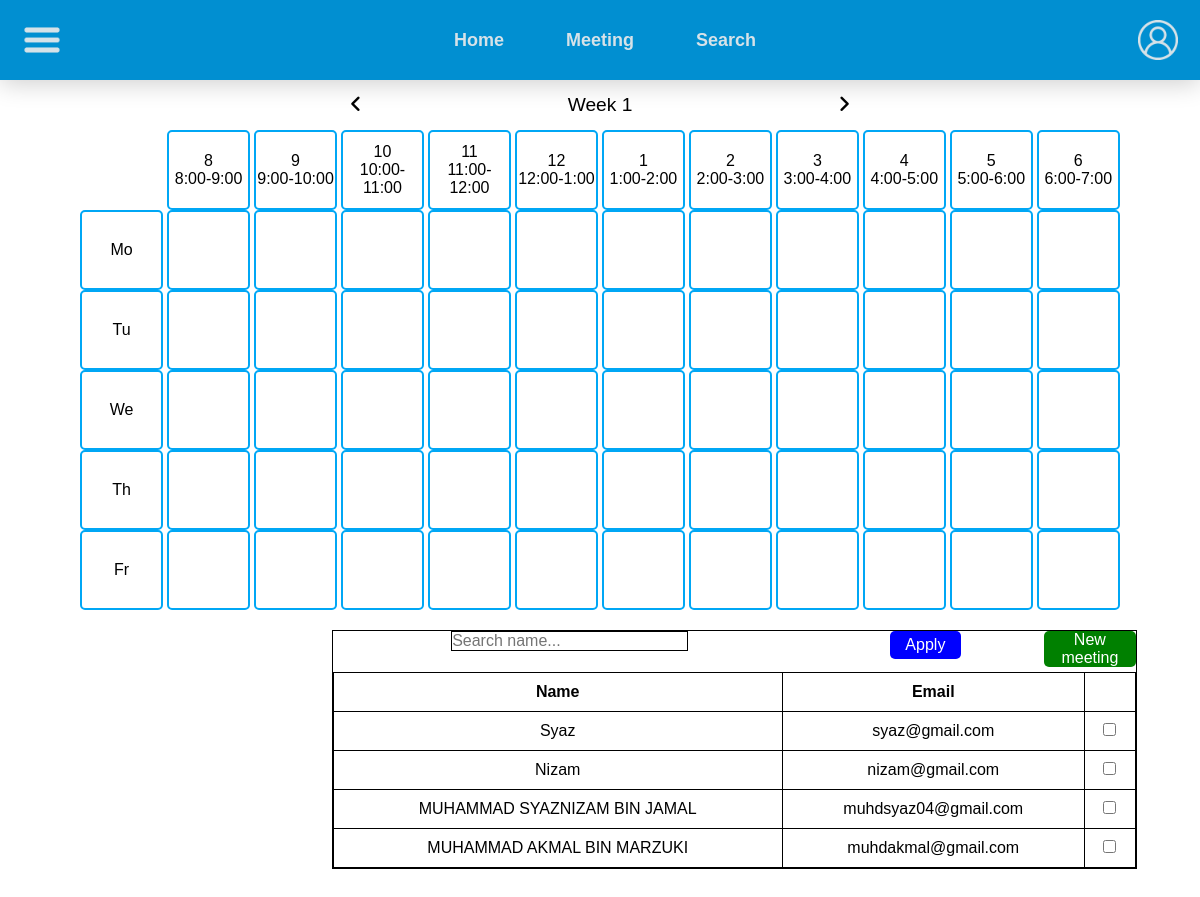
Page /dean_search.php (signed in) on the committed database.
### tables this page shows
CREATE TABLE `userinfo` (
  `user_id` int(11) NOT NULL,
  `user_name` varchar(255) NOT NULL,
  `user_email` varchar(255) NOT NULL,
  `user_password` varchar(255) NOT NULL,
  `user_type` varchar(10) NOT NULL
);

### dean_search.php (the view, shortened to what this page needs)
<?php
    include 'config.php';
?>
<!DOCTYPE HTML>
<html lang="en">
    <head>
        <link rel="stylesheet" href="https://cdnjs.cloudflare.com/ajax/libs/font-awesome/6.6.0/css/all.min.css" />
        <link rel="stylesheet" href="./css/Home.css">
    </head>
    <body>
        <header>
            <img style="height:40px;
                        margin-left:10px;
                        cursor:pointer;
                        color:white;"
                        src="images/hamburger_icon.png" class="hamburger-pic" onclick="toggleHamburger()"
            />
            <nav>
                <ul>
                    <li><a href="dean_index.php">Home</a></li>
                    <li><a href="dean_meeting.php">Meeting</a></li>
                    <li><a href="dean_search.php">Search</a></li>
                </ul>
            </nav>
            <img style="height:40px;
                margin-right:10px;
                cursor:pointer;"
                src="images/user-icon_master.png" class="user-pic" onclick="toggleMenu()"
            />
        </header>
        <div class="content_container">
            <div class="timetable">
                <div class="week">
                    <i class="fa fa-angle-left prev" onclick="changeWeek(-1)"></i>
                    <div class="date" id="weekNumber">Week 1</div>
                    <i class="fa fa-angle-right next" onclick="changeWeek(1)"></i>
                </div>
                <div class="timetable-container" id="timetableContent">
                    <div class="blank-cell" id="blank"></div>
                    <div>8<br>8:00-9:00</div>
                    <div>9<br>9:00-10:00</div>
                    <div>10<br>10:00-11:00</div>
                    <div>11<br>11:00-12:00</div>
                    <div>12<br>12:00-1:00</div>
                    <div>1<br>1:00-2:00</div>
                    <div>2<br>2:00-3:00</div>
                    <div>3<br>3:00-4:00</div>
                    <div>4<br>4:00-5:00</div>
                    <div>5<br>5:00-6:00</div>
                    <div>6<br>6:00-7:00</div>
                    <div class="day">Mo</div>
                    <div class="day" id="1" onclick="showDialog(1)" data-hidden-value="Monday-8"></div>
                    <div class="day" id="2" onclick="showDialog(2)" data-hidden-value="Monday-9"></div>
                    <div class="day" id="3" onclick="showDialog(3)" data-hidden-value="Monday-10"></div>
                    <div class="day" id="4" onclick="showDialog(4)" data-hidden-value="Monday-11"></div>
                    <div class="day" id="5" onclick="showDialog(5)" data-hidden-value="Monday-12"></div>
                    <div class="day" id="6" onclick="showDialog(6)" data-hidden-value="Monday-1"></div>
                    <div class="day" id="7" onclick="showDialog(7)" data-hidden-value="Monday-2"></div>
                    <div class="day" id="8" onclick="showDialog(8)" data-hidden-value="Monday-3"></div>
                    <div class="day" id="9" onclick="showDialog(9)" data-hidden-value="Monday-4"></div>
                    <div class="day" id="10" onclick="showDialog(10)" data-hidden-value="Monday-5"></div>
                    <div class="day" id="11" onclick="showDialog(11)" data-hidden-value="Monday-6"></div>
                    <div class="day">Tu</div>
                    <div class="day" id="12" onclick="showDialog(12)" data-hidden-value="Tuesday-8"></div>
                    <div class="day" id="13" onclick="showDialog(13)" data-hidden-value="Tuesday-9"></div>
                    <div class="day" id="14" onclick="showDialog(14)" data-hidden-value="Tuesday-10"></div>
                    <div class="day" id="15" onclick="showDialog(15)" data-hidden-value="Tuesday-11"></div>
                    <div class="day" id="16" onclick="showDialog(16)" data-hidden-value="Tuesday-12"></div>
                    <div class="day" id="17" onclick="showDialog(17)" data-hidden-value="Tuesday-1"></div>
                    <div class="day" id="18" onclick="showDialog(18)" data-hidden-value="Tuesday-2"></div>
                    <div class="day" id="19" onclick="showDialog(19)" data-hidden-value="Tuesday-3"></div>
                    <div class="day" id="20" onclick="showDialog(20)" data-hidden-value="Tuesday-4"></div>
                    <div class="day" id="21" onclick="showDialog(21)" data-hidden-value="Tuesday-5"></div>
                    <div class="day" id="22" onclick="showDialog(22)" data-hidden-value="Tuesday-6"></div>
                    <div class="day">We</div>
                    <div class="day" id="23" onclick="showDialog(23)" data-hidden-value="Wednesday-8"></div>
                    <div class="day" id="24" onclick="showDialog(24)" data-hidden-value="Wednesday-9"></div>
                    <div class="day" id="25" onclick="showDialog(25)" data-hidden-value="Wednesday-10"></div>
                    <div class="day" id="26" onclick="showDialog(26)" data-hidden-value="Wednesday-11"></div>
                    <div class="day" id="27" onclick="showDialog(27)" data-hidden-value="Wednesday-12"></div>
                    <div class="day" id="28" onclick="showDialog(28)" data-hidden-value="Wednesday-1"></div>
                    <div class="day" id="29" onclick="showDialog(29)" data-hidden-value="Wednesday-2"></div>
                    <div class="day" id="30" onclick="showDialog(30)" data-hidden-value="Wednesday-3"></div>
                    <div class="day" id="31" onclick="showDialog(31)" data-hidden-value="Wednesday-4"></div>
                    <div class="day" id="32" onclick="showDialog(32)" data-hidden-value="Wednesday-5"></div>
                    <div class="day" id="33" onclick="showDialog(33)" data-hidden-value="Wednesday-6"></div>
                    <div class="day">Th</div>
                    <div class="day" id="34" onclick="showDialog(34)" data-hidden-value="Thursday-8"></div>
                    <div class="day" id="35" onclick="showDialog(35)" data-hidden-value="Thursday-9"></div>
                    <div class="day" id="36" onclick="showDialog(36)" data-hidden-value="Thursday-10"></div>
                    <div class="day" id="37" onclick="showDialog(37)" data-hidden-value="Thursday-11"></div>
                    <div class="day" id="38" onclick="showDialog(38)" data-hidden-value="Thursday-12"></div>
                    <div class="day" id="39" onclick="showDialog(39)" data-hidden-value="Thursday-1"></div>
                    <div class="day" id="40" onclick="showDialog(40)" data-hidden-value="Thursday-2"></div>
                    <div class="day" id="41" onclick="showDialog(41)" data-hidden-value="Thursday-3"></div>
                    <div class="day" id="42" onclick="showDialog(42)" data-hidden-value="Thursday-4"></div>
                    <div class="day" id="43" onclick="showDialog(43)" data-hidden-value="Thursday-5"></div>
                    <div class="day" id="44" onclick="showDialog(44)" data-hidden-value="Thursday-6"></div>
                    <div class="day">Fr</div>
                    <div class="day" id="45" onclick="showDialog(45)" data-hidden-value="Friday-8"></div>
                    <div class="day" id="46" onclick="showDialog(46)" data-hidden-value="Friday-9"></div>
                    <div class="day" id="47" onclick="showDialog(47)" data-hidden-value="Friday-10"></div>
                    <div class="day" id="48" onclick="showDialog(48)" data-hidden-value="Friday-11"></div>
                    <div class="day" id="49" onclick="showDialog(49)" data-hidden-value="Friday-12"></div>
                    <div class="day" id="50" onclick="showDialog(50)" data-hidden-value="Friday-1"></div>
                    <div class="day" id="51" onclick="showDialog(51)" data-hidden-value="Friday-2"></div>
                    <div class="day" id="52" onclick="showDialog(52)" data-hidden-value="Friday-3"></div>
                    <div class="day" id="53" onclick="showDialog(53)" data-hidden-value="Friday-4"></div>
                    <div class="day" id="54" onclick="showDialog(54)" data-hidden-value="Friday-5"></div>
                    <div class="day" id="55" onclick="showDialog(55)" data-hidden-value="Friday-6"></div>
                </div>
            </div>
            <form action="" method="GET">
                <div class="userList_container">
                    <div class="filter_container">
                        <div class="search_container">
                            <input type="search" id="search" placeholder="Search name...">
                        </div>
                        <div class="apply_container">
                            <button type="submit" id="apply "value="apply">Apply</button>
                        </div>
                        <a id="new-meeting" href="new-meeting.php">New meeting</a>
                    </div>
                    <table>
                        <thead>
                            <tr>
                                <th>Name</th>
                                <th>Email</th>
                                <th></th>
                            </tr>
                        </thead>
                        <tbody id="userTable">
                            <?php
                                $select_user = $conn->query("SELECT user_id, user_name, user_email FROM userinfo");
                                if($select_user->num_rows > 0){
                                    while ($row = $select_user->fetch_assoc()){
                            ?>
                                    <tr class="user-row">
                                        <td><?php echo $row['user_name']; ?></td>
                                        <td><?php echo $row['user_email']; ?></td>
                                        <td>
                                            <input type="checkbox" name="check[]" value="<?php echo $row['user_id']; ?>">
                                        </td>
                                    </tr>
                            <?php
                                    }
                                } else{
                                    echo '<tr><td colspan="3">No user</td></tr>';
                                }
                            ?>
                        </tbody>
                    </table>
                    </div>
                </div>
    </body>
</html>

### css/Home.css (style rules this page uses)
* { text-decoration: none; margin: 0; padding: 0; font-family: "Quicksand", sans-serif; box-sizing: border-box; outline: none; border:none; }
body { background-color: white; }
header { background: #018fd1; display: flex; justify-content: space-between; top: 0; left: 0; right: 0; padding: 10px 1%; align-items: center; position: sticky; z-index: 1000; box-shadow: 0 0.2rem 1.5rem rgba(0, 0, 0, 0.2); }
nav { border:none; }
nav ul { list-style: none; display: flex; padding: 0; margin: 0; }
nav ul li { margin: 0 15px; }
nav ul li a { display: inline-block; text-decoration: none; padding: 0.5rem 1rem; color: rgb(214, 226, 232); font-size: 18px; font-weight: 600; transition: 0.2s ease; transition-property: transform; transform: translateZ(0); box-shadow: 0 0 1px rgba(0, 0, 0, 0); text-shadow: none; }
.timetable { position: relative; width: 100%; height: 100%; display: flex; flex-direction: column; flex-wrap: wrap; justify-content: space-between; }
.timetable .week { width: 50%; height: 50px; display: flex; margin: 0 auto; align-items: center; justify-content: space-between; padding: 0 50px; font-size: 1.2rem; font-weight: 500; text-transform: capitalize; }
.timetable .week .prev, .timetable .week .next { cursor: pointer; }
.timetable .timetable-container { width: 90%; height: 100px; display: flex; flex-wrap: wrap; align-items: center; justify-content: space-between; margin:0 auto; padding: 0 20px; font-size: 1rem; font-weight: 500; text-transform: capitalize; }
.timetable .timetable-container div { width: 8%; height: 80%; display: flex; align-items: center; justify-content: center; text-align: center; border:2px solid rgb(0, 167, 245); border-radius: 5px; }
.timetable .timetable-container #blank { border:none !important; }

### dean_search.php (style rules this page uses)
.hamburger-pic { cursor: pointer; width: 40px; margin: 10px; }
.content_container { display:flex; flex-direction:column; align-items: center; width:100%; min-height:850px; }
.userList_container { text-align:center; width:150%; position:relative; margin-top:400px; border:1px solid black; }
.filter_container { display:inline-flex; position:relative; padding:0; width:100%; justify-content:space-around; padding-bottom:5px; }
.search_container { width:60%; }
.apply_container { width:30%; justify-content:center; }
#new-meeting { background-color:green; color:white; border-radius:5px; }
table { position:relative; width:100%; border-collapse:collapse; }
table td, table th { padding:10px; border:1px solid black; }
input[type="checkbox"] { margin:0 auto; }
#search { font-size:1rem; border:1px solid black; width:50%; }
.apply_container button { width:30%; background-color:blue; border-radius:5px; font-size:1rem; cursor:pointer; border:none; color:white; text-align:center; padding:5px 10px; transition:background-color 0.3 ease; }

### rows in the picture
userinfo: user_name "Syaz", user_email "syaz@gmail.com"
userinfo: user_name "Nizam", user_email "nizam@gmail.com"
userinfo: user_name "MUHAMMAD SYAZNIZAM BIN JAMAL", user_email "muhdsyaz04@gmail.com"
userinfo: user_name "MUHAMMAD AKMAL BIN MARZUKI", user_email "muhdakmal@gmail.com"
